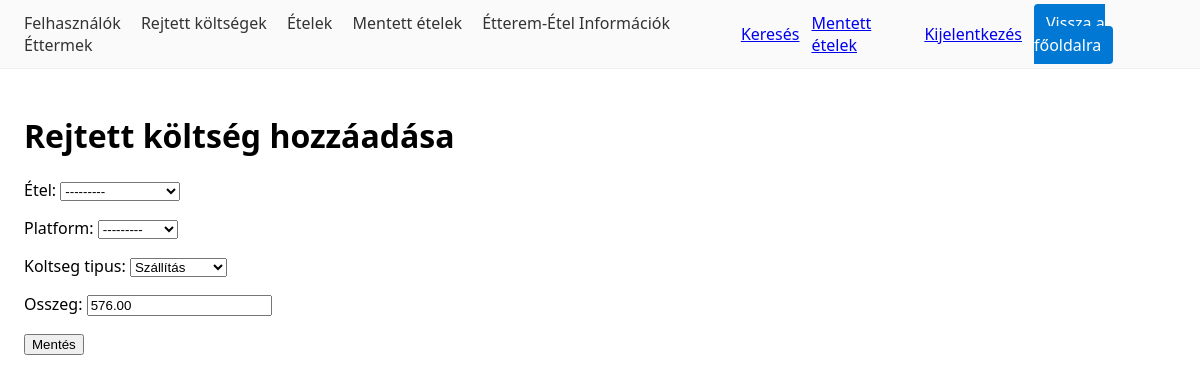
/koltseg/1/szerkeszt/ (signed in), run on an earlier commit of the app's database.
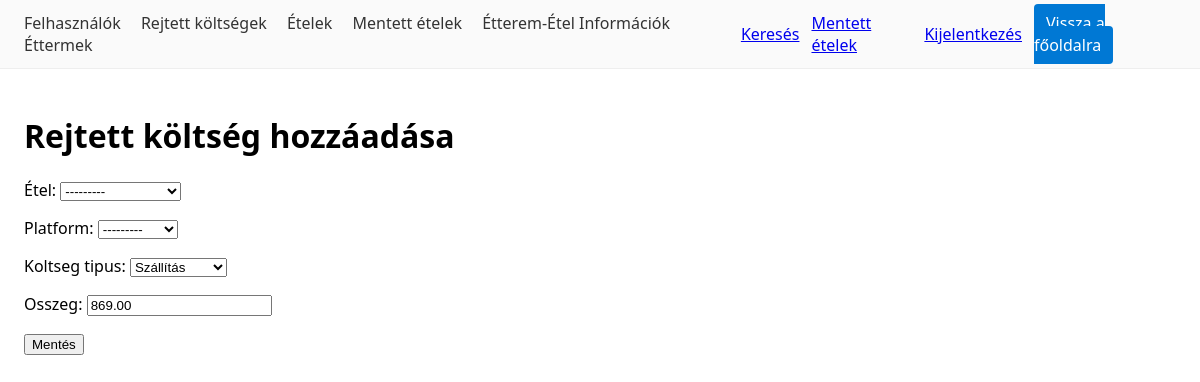
And on a later commit of the database.
### billing/models.py (models this page shows, shortened)
class EtteremKoltseg(models.Model):
    etterem = models.ForeignKey(
        Etterem,
        on_delete=models.CASCADE,
        related_name="koltsegek",
        null=True,
        blank=True,
    )
    etel = models.ForeignKey(
        'catalog.Etel',
        on_delete=models.CASCADE,
        related_name='koltsegek',
        null=True,
        blank=True,
        verbose_name='Étel',
    )
    platform = models.CharField(max_length=20, choices=PLATFORMOK, blank=True)
    koltseg_tipus = models.CharField(max_length=30, choices=KOLTSEG_TIPUSOK)
    osszeg = models.DecimalField(max_digits=10, decimal_places=2)

### billing/views.py (the view)
# urls.py: path("koltseg/<int:pk>/szerkeszt/", views.KoltsegUpdateView.as_view(), name="koltseg_update"),
class KoltsegUpdateView(LoginRequired, WritePermissionRequired, UpdateView):
    model = EtteremKoltseg
    fields = ["etel", "platform", "koltseg_tipus", "osszeg"]
    permission_required = "billing.change_etteremkoltseg"
    success_url = reverse_lazy("billing:koltseg_list")
    template_name = "billing/koltseg_form.html"

### catalog/models.py (called while the page is built)
    def __str__(self):
        return self.nev

### foodcompare/mixins.py (called while the page is built)
    def test_func(self):
        user = self.request.user
        return user.is_authenticated and user.is_staff

### templates/billing/koltseg_form.html
{% extends "_base.html" %}
{% block content %}
<h1>Rejtett költség hozzáadása</h1>
<form method="post">{% csrf_token %}{{ form.as_p }}<button>Mentés</button></form>
{% endblock %}

What changed in the data, as far as the page shows it:
changed EtteremKoltseg "Szállítás": osszeg "576.00" → "869.00"
